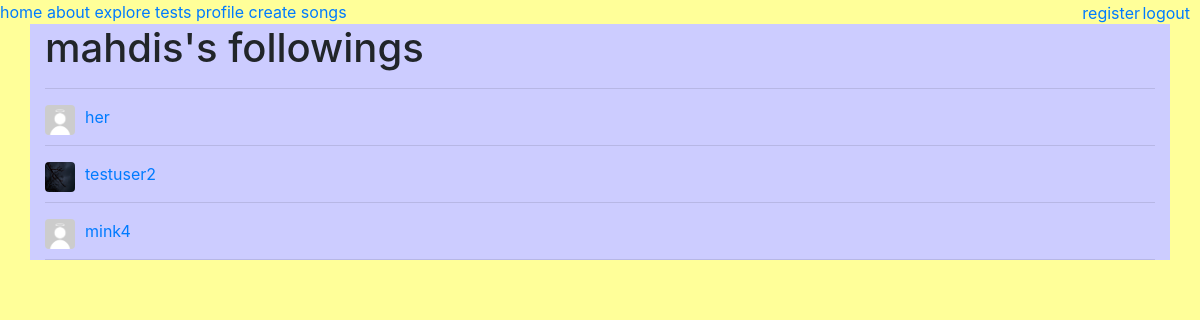
The app's page /user/mahdis/following/ (signed in) with its own data.
### page/models.py (models this page shows)
class UserFollowing(models.Model):
    user = models.ForeignKey(User, related_name="following", on_delete=models.CASCADE)
    following_user = models.ForeignKey(User, related_name="followers", on_delete=models.CASCADE)
    created = models.DateTimeField(auto_now_add=True)

### login/models.py (models this page shows, shortened)
class profile(models.Model):
    user=models.OneToOneField(User,on_delete=models.CASCADE)
    image=models.ImageField(default="default.jpg",upload_to="profile_pictures")
    follower=models.IntegerField(default=0)
    following=models.IntegerField(default=0)

### page/views.py (the view)
# urls.py: path('user/<str:username>/following/', views.Following.as_view(), name='user-following'),
class Following(ListView):
    model = UserFollowing
    template_name = "user_following_detail.html"
    context_object_name = "following"
    def get_queryset(self):
        user = get_object_or_404(User, username=self.kwargs.get("username"))
        print(UserFollowing.objects.filter(user=user))
        return UserFollowing.objects.filter(user=user)

### page/templates/user_following_detail.html (shortened to what this page needs)
{% extends "parent.html" %}
{%block name%}
{{view.kwargs.username}}'s followings
{%endblock%}
{%block content%}
    {%for following in following%}
<div class="margin" >
        <a href="http://127.0.0.1:8000/user/{{following.following_user}}/"><img  class="rounded float-left" src="{{following.following_user.profile.image.url}}" width="30" height="30" ></a>
        <a style="margin: 10px" href="http://127.0.0.1:8000/user/{{following.following_user}}/">{{following.following_user}}</a>
        <hr>
</div>
    {%endfor %}
{%endblock%}

### records on screen
UserFollowing: following_user.profile.image (placeholder picture), following_user "her"
UserFollowing: following_user.profile.image (picture), following_user "testuser2"
UserFollowing: following_user.profile.image (placeholder picture), following_user "mink4"

### other values on screen
{{ view.kwargs.username }} "mahdis"
